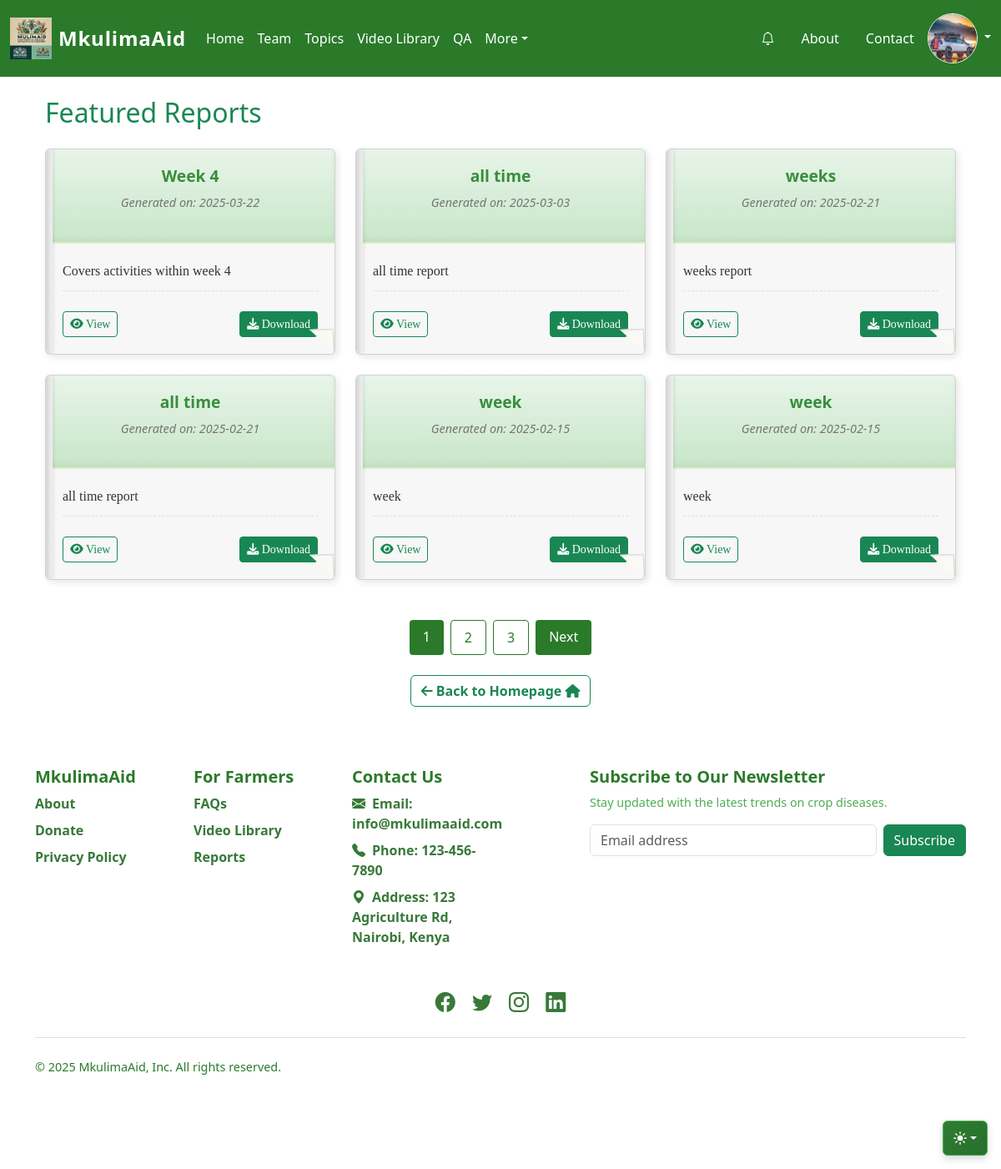
The app's page /homepage/reports (signed in) with its own data.
### mkulimaaid/models.py (models this page shows, shortened)
class Settings(db.Model):
    id = db.Column(db.Integer, primary_key=True)
    site_title = db.Column(db.String(100), nullable=False, default="MkulimaAid")
    site_logo = db.Column(db.String(100), nullable=True)  # Store logo file path
    contact_email = db.Column(db.String(100), nullable=False, default="info@mkulimaaid.com")
    contact_phone = db.Column(db.String(20), nullable=False, default="123-456-7890")
    address = db.Column(db.Text, nullable=True, default="123 Main St, City, Country")
    maintenance_mode = db.Column(db.Boolean, default=False)

class User(UserMixin, db.Model):  # Use db.Model for SQLAlchemy models
    __tablename__ = 'users'
    id = db.Column(db.Integer, primary_key=True)
    fullname = db.Column(db.String(100), nullable=False)
    username = db.Column(db.String(50), nullable=False, unique=True)
    email = db.Column(db.String(120), nullable=False, unique=True)
    phone = db.Column(db.String(20), nullable=False)
    password = db.Column(db.String(60), nullable=False)
    is_admin = db.Column(db.Boolean, default=False)
    avatar = db.Column(db.String(100), nullable=True)
    date_joined = db.Column(db.DateTime, default=datetime.utcnow)
    farmers = db.relationship('Farmer', backref='user', lazy=True)
    contact_messages = db.relationship('ContactMessage', backref='user', lazy=True)

class Report(db.Model):
    __tablename__ = 'reports'
    id = db.Column(db.Integer, primary_key=True)
    title = db.Column(db.String(255), nullable=False)  # Title of the report
    filename = db.Column(db.String(255), nullable=False, unique=True)  # Name of the report file
    description = db.Column(db.Text, nullable=True)  # Optional description of the report
    generated_by = db.Column(db.Integer, db.ForeignKey('users.id'), nullable=False)  # User ID of who generated it
    generated_at = db.Column(db.DateTime, default=datetime.utcnow, nullable=False)  # Timestamp of generation
    is_featured = db.Column(db.Boolean, default=False, nullable=False)  # Marks if the report is featured
    user = db.relationship('User', backref='generated_reports', lazy=True)

### mkulimaaid/routes.py (the view)
@main.route('/homepage/reports', methods=['GET'])
@login_required
def homepage_reports():
    page = request.args.get('page', 1, type=int)
    pagination = Report.query.filter_by(is_featured=True) \
        .order_by(Report.generated_at.desc()) \
        .paginate(page=page, per_page=6)  # Adjust `per_page` as needed
    featured_reports = pagination.items  # Get the reports for the current page
    farmers_form = FarmersForm()
    return render_template(
        'homepage_reports.html',
        featured_reports=featured_reports,
        pagination=pagination,  # Pass the pagination object to the template
        farmers_form=farmers_form
    )

### mkulimaaid/routes.py (called while the page is built)
@login_manager.user_loader
def load_user(user_id):
    return User.query.get(int(user_id))

@main.before_request
def load_settings():
    g.settings = Settings.query.first()

@main.before_request
def check_session_timeout():
    if current_user.is_authenticated:
        session_timeout_minutes = 60
        last_active_str = session.get("last_active")
        if last_active_str:
            try:
                last_active = datetime.fromisoformat(last_active_str)
            except ValueError:
                last_active = datetime.now()  # Fallback if format is incorrect
            time_elapsed = datetime.now() - last_active
            if time_elapsed > timedelta(minutes=session_timeout_minutes):
                logout_user()
                session.clear()
                flash("Your session has expired due to inactivity. Please log in again.", "warning")
                return redirect(url_for("main.login"))
        session["last_active"] = datetime.now().isoformat()

def get_settings():
    settings = Settings.query.first()
    if not settings:
        settings = Settings(maintenance_mode=False)
        db.session.add(settings)
        db.session.commit()
    return settings

@main.before_request
def check_maintenance_mode():
    settings = get_settings()
    g.settings = settings
    if settings.maintenance_mode and (not current_user.is_authenticated or not current_user.is_admin):
        return render_template('maintenance.html'), 503  # 503 Service Unavailable

### mkulimaaid/templates/homepage_reports.html (shortened to what this page needs)
{% extends "base.html" %}
{% block content %}
<div class="container my-4">
    <h2 class="mb-4 text-success">Featured Reports</h2>
    {% if featured_reports %}
        <div class="row">
            {% for report in featured_reports %}
                <div class="col-md-4 mb-4">
                    <div class="card report-card">
                        <div class="report-cover">
                            <h5 class="report-title">{{ report.title }}</h5>
                            <p class="report-subtitle">Generated on: {{ report.generated_at.strftime('%Y-%m-%d') }}</p>
                        </div>
                        <div class="card-body">
                            <p class="card-text">
                                {{ report.description[:150] }}{% if report.description|length > 150 %}...{% endif %}
                            </p>
                            <div class="d-flex justify-content-between mt-4">
                                <a href="{{ url_for('main.view_homepage_report', report_id=report.id) }}"
                                   class="btn btn-outline-success btn-sm">
                                    <i class="fas fa-eye"></i> View
                                </a>
                                <a href="{{ url_for('main.download_report', report_id=report.id) }}"
                                   class="btn btn-success btn-sm text-white">
                                    <i class="fas fa-download"></i> Download
                                </a>
                            </div>
                        </div>
                    </div>
                </div>
            {% endfor %}
        </div>
        {% else %}
        <div class="alert alert-warning text-center" role="alert">
            <i class="fas fa-exclamation-circle"></i> No featured reports available at the moment.
        </div>
        {% endif %}
        <div class="pagination justify-content-center mt-4">
            {% for page_num in pagination.iter_pages(left_edge=1, right_edge=1, left_current=2, right_current=2) %}
                {% if page_num %}
                    {% if page_num == pagination.page %}
                    <span style="background-color: #2a7a2a; color: white; padding: 8px 16px; margin: 0 4px; border-radius: 4px;">
                        {{ page_num }}
                    </span>
                    {% else %}
                    <a href="{{ url_for('main.homepage_reports', page=page_num) }}"
                       style="background-color: transparent; color: #2a7a2a; padding: 8px 16px; margin: 0 4px; border: 1px solid #2a7a2a; border-radius: 4px; text-decoration: none;"
                       onmouseover="this.style.backgroundColor='#2a7a2a'; this.style.color='white';" onmouseout="this.style.backgroundColor='transparent'; this.style.color='#2a7a2a';">
                       {{ page_num }}
                    </a>
                    {% endif %}
                {% else %}
                <span class="mx-1">…</span>
                {% endif %}
            {% endfor %}
            {% if pagination.has_next %}
            <a href="{{ url_for('main.homepage_reports', page=pagination.next_num) }}"
               style="background-color: #2a7a2a; color: white; padding: 8px 16px; margin: 0 4px; border-radius: 4px; text-decoration: none;"
               onmouseover="this.style.backgroundColor='#256625';" onmouseout="this.style.backgroundColor='#2a7a2a';">
               Next
            </a>
            {% endif %}
        </div>
        <div class="text-center mt-4">
            <a href="{{ url_for('main.upload') }}"
               class="btn btn-outline-success fw-bold">
               <i class="fas fa-arrow-left"></i> Back to Homepage <i class="fas fa-home"></i>
            </a>
        </div>
</div>
{% endblock %}

### mkulimaaid/templates/base.html (shortened to what this page needs)
<!DOCTYPE html>
<html lang="en">
  <head>
    <link rel="stylesheet" href="{{ url_for('static', filename='css/styles.css') }}" />
    <link rel="stylesheet" href="https://cdn.datatables.net/1.13.6/css/jquery.dataTables.min.css">
    <link
      href="https://cdn.jsdelivr.net/npm/bootstrap@5.3.3/dist/css/bootstrap.min.css"
      rel="stylesheet"
    />
    <link
      href="https://cdnjs.cloudflare.com/ajax/libs/bootstrap-icons/1.5.0/font/bootstrap-icons.min.css"
      rel="stylesheet"
    />
    <link rel="stylesheet" href="https://unpkg.com/flickity@2/dist/flickity.min.css" />
    <link rel="stylesheet" href="https://cdnjs.cloudflare.com/ajax/libs/font-awesome/6.0.0-beta3/css/all.min.css">
    <link rel="stylesheet" href="https://unpkg.com/leaflet@1.9.4/dist/leaflet.css" />
  </head>
  <body>
      <div class="container">
      <nav class="navbar navbar-expand-lg bg-green navbar-dark py-3 ">
        <div class="container-fluid">
          <a class="navbar-brand d-flex align-items-center" href="{{ url_for('main.upload') }}">
            <img src="{{ url_for('static', filename='images/' + g.settings.site_logo) if g.settings.site_logo else url_for('static', filename='logo.png') }}" alt="Site Logo" class="site-logo me-2" style="height: 50px;" />
            <span class="site-title text-white">{{ g.settings.site_title or "MkulimaAid" }}</span>
          </a>
          <div class="collapse navbar-collapse" id="navbarSupportedContent">
            <ul class="navbar-nav me-auto mb-2 mb-lg-0">
              <li class="nav-item">
                <a class="nav-link text-white" href="{{ url_for('main.upload') }}">Home</a>
              </li>
              <li class="nav-item">
                <a class="nav-link text-white" href="/team">Team</a>
              </li>
              <li>
                <a class="nav-link text-white" href="/topics">Topics</a>
              </li>
              <li>
                <a class="nav-link text-white" href="/videos">Video Library</a>
              </li>
              <li>
                  <a class="nav-link text-white" href="/forum">QA</a>
              </li>
              <li class="nav-item dropdown">
                <a class="nav-link dropdown-toggle text-white" href="#" role="button" data-bs-toggle="dropdown" aria-expanded="false">More</a>
              </li>
            </ul>
                <div class="d-flex align-items-center">
                    <ul class="nav">
                        <li>
                            <a href="/notifications" class="nav-link text-white position-relative">
                                <i class="bi bi-bell"></i>
                            </a>
                        </li>
                        <li><a href="/about" class="nav-link text-white">About</a></li>
                        <li><a href="/contact" class="nav-link text-white">Contact</a></li>
                    </ul>
                </div>
              <div class="dropdown">
                <a href="#" class="d-block text-white text-decoration-none dropdown-toggle" data-bs-toggle="dropdown" aria-expanded="false">
                  <img src="{{ url_for('static', filename='uploads/' + current_user.avatar) if current_user.avatar else url_for('static', filename='images/default.png') }}" alt="Profile" width="40" height="40" class="rounded-circle border border-light">
                </a>
              </div>
            </div>
          </div>
        </div>
    <div class="dropdown position-fixed bottom-0 end-0 mb-3 me-3 bd-mode-toggle">
        <button class="btn btn-bd-primary py-2 dropdown-toggle d-flex align-items-center" id="bd-theme" type="button" aria-expanded="false" data-bs-toggle="dropdown" aria-label="Toggle theme (auto)">
            <svg class="bi my-1 theme-icon-active" width="1em" height="1em">
                <use href="#circle-half"></use>
            </svg>
        </button>
    </div>
      <div class="container">{% block content %}{% endblock %}</div>
      <div class="container">
        <footer class="footer py-5">
            <div class="row">
                <div class="col-6 col-md-2 mb-3">
                    <h5 class="footer-title">MkulimaAid</h5>
                    <ul class="nav flex-column">
                        <li class="nav-item mb-2">
                            <a href="/about" class="footer-link">About</a>
                        </li>
                        <li class="nav-item mb-2">
                            <a href="/donate" class="footer-link">Donate</a>
                        </li>
                        <li class="nav-item mb-2">
                            <a href="/privacy-policy" class="footer-link">Privacy Policy</a>
                        </li>
                    </ul>
                </div>
                <div class="col-6 col-md-2 mb-3">
                    <h5 class="footer-title">For Farmers</h5>
                    <ul class="nav flex-column">
                        <li class="nav-item mb-2">
                            <a href="/faqs" class="footer-link">FAQs</a>
                        </li>
                        <li class="nav-item mb-2">
                            <a href="{{ url_for('main.videos') }}" class="footer-link">Video Library</a>
                        </li>
                        <li class="nav-item mb-2">
                            <a href="{{ url_for('main.homepage_reports') }}" class="footer-link">Reports</a>
                        </li>
                    </ul>
                </div>
                <div class="col-6 col-md-2 mb-3">
                    <h5 class="footer-title">Contact Us</h5>
                    <ul class="nav flex-column">
                        <li class="nav-item mb-2">
                            <a href="mailto:{{ g.settings.contact_email }}" class="footer-link">
                                <i class="bi bi-envelope-fill me-2"></i>Email: {{ g.settings.contact_email }}
                            </a>
                        </li>
                        <li class="nav-item mb-2">
                            <a href="tel:{{ g.settings.contact_phone }}" class="footer-link">
                                <i class="bi bi-telephone-fill me-2"></i>Phone: {{ g.settings.contact_phone }}
                            </a>
                        </li>
                        <li class="nav-item mb-2">
                            <span class="footer-link">
                                <i class="bi bi-geo-alt-fill me-2"></i>Address: {{ g.settings.address }}
                            </span>
                        </li>
                    </ul>
                </div>
                <div class="col-md-5 offset-md-1 mb-3">
                    <form method="POST" action="{{ url_for('main.subscribe') }}">
                        <h5 class="footer-title">Subscribe to Our Newsletter</h5>
                        <p class="footer-subtext">Stay updated with the latest trends on crop diseases.</p>
                        <div class="d-flex flex-column flex-sm-row w-100 gap-2">
                            <input
                                id="newsletter1"
                                type="email"
                                name="email"
                                class="form-control"
                                placeholder="Email address"
                                required
                            />
                            <button class="btn btn-success" type="submit">Subscribe</button>
                        </div>
                    </form>
                </div>
            </div>
            <div class="row mt-4 text-center">
                <div class="col">
                    <a href="#" class="social-link me-3"><i class="bi bi-facebook"></i></a>
                    <a href="#" class="social-link me-3"><i class="bi bi-twitter"></i></a>
                    <a href="#" class="social-link me-3"><i class="bi bi-instagram"></i></a>
                    <a href="#" class="social-link"><i class="bi bi-linkedin"></i></a>
                </div>
            </div>
            <div class="d-flex flex-column flex-sm-row justify-content-between py-4 my-4 border-top">
                <p class="footer-rights">&copy; 2025 MkulimaAid, Inc. All rights reserved.</p>
            </div>
        </footer>
    </div>
  </body>
</html>

### records on screen
Settings: site_logo (picture), settings "MkulimaAid", settings.contact_email "info@mkulimaaid.com", settings.contact_phone "123-456-7890", settings.address "123 Agriculture Rd, Nairobi, Kenya"
User: avatar (picture)
Report: title "Week 4", generated_at "2025-03-22", description "Covers activities within week 4"
Report: title "all time", generated_at "2025-03-03", description "all time report"
Report: title "weeks", generated_at "2025-02-21", description "weeks report"
Report: title "all time", generated_at "2025-02-21", description "all time report"
Report: title "week", generated_at "2025-02-15", description "week"
Report: title "week", generated_at "2025-02-15", description "week"

### other values on screen
{{ page_num }} "1"
{{ page_num }} "2" "3"
